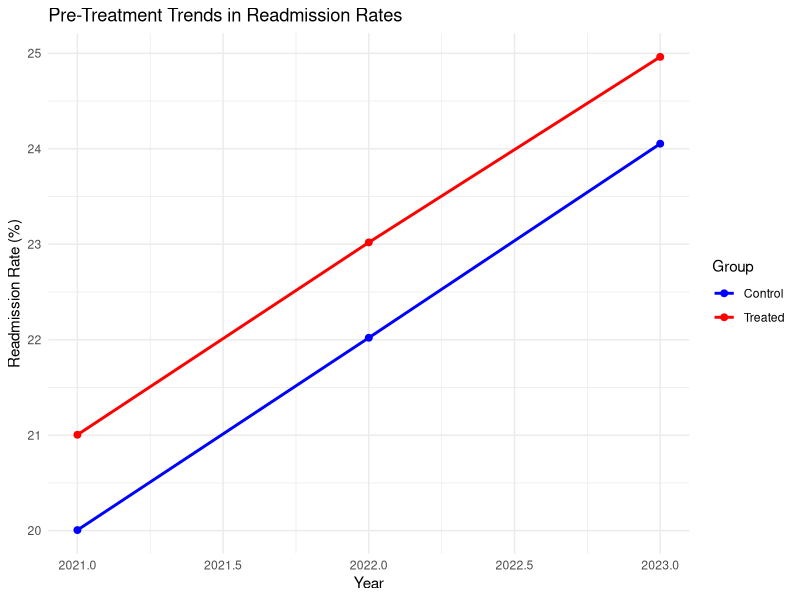
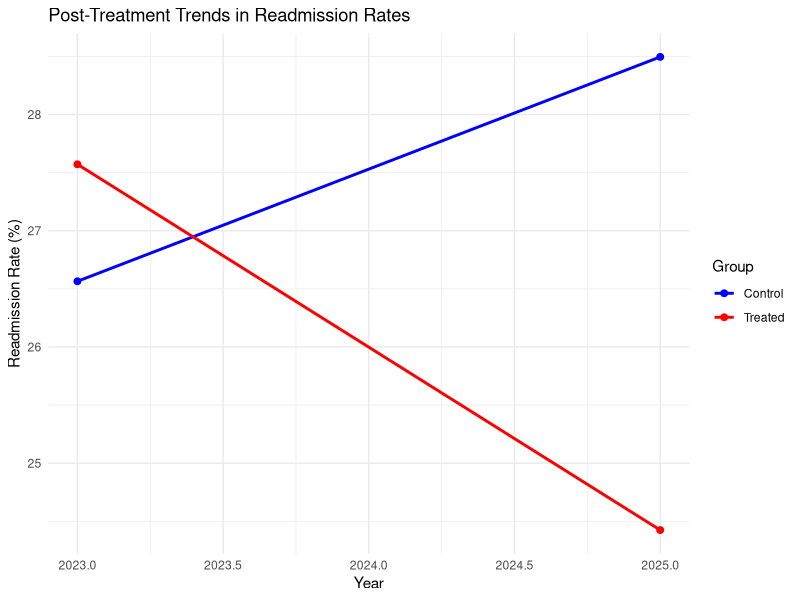

The R script that drew these images, in order:
## ---- chunk 1
# Load required packages
library(ggplot2)
library(dplyr)

# Set seed for reproducibility
set.seed(123)

# Parameters
n_clinics <- 200  # 100 treated, 100 control
time_periods <- 2  # 2023 (pre), 2025 (post)
true_effect <- -5  # Increased effect size to -5% for stronger impact
noise_sd <- 0.5    # Reduced noise to make effect more detectable

# Create data
data <- data.frame(
  clinic = rep(1:n_clinics, each = time_periods),
  time = rep(c(0, 1), times = n_clinics),  # 0 = 2023, 1 = 2025
  year = rep(c(2023, 2025), times = n_clinics),
  treated = rep(rep(c(0, 1), each = time_periods), times = n_clinics/2),
  age = rep(rnorm(n_clinics, mean = 65, sd = 5), each = time_periods)
)

# Generate readmission rates (%)
data$readmission <- 20 +                   # Baseline readmission rate
  1 * data$treated +                      # Treated clinics have higher baseline
  2 * data$time +                         # Secular trend
  true_effect * data$treated * data$time + # Stronger treatment effect
  0.1 * data$age +                        # Age effect
  rnorm(nrow(data), mean = 0, sd = noise_sd)  # Reduced noise

# Preview data
head(data)
## ---- chunk 2
# Check parallel trends: Pre-treatment data (2021-2023)
data_pre <- data.frame(
  clinic = rep(1:n_clinics, each = 3),
  year = rep(c(2021, 2022, 2023), times = n_clinics),
  treated = rep(rep(c(0, 1), each = 3), times = n_clinics/2),
  readmission = 20 + 
    1 * rep(rep(c(0, 1), each = 3), times = n_clinics/2) +  # Group effect
    2 * rep(0:2, times = n_clinics) +                      # Linear trend
    rnorm(3 * n_clinics, 0, noise_sd)                      # Reduced noise
)

# Aggregate means for pre-treatment plot
means_pre <- data_pre %>%
  group_by(year, treated) %>%
  summarise(readmission = mean(readmission), .groups = "drop")

# Plot pre-treatment trends
ggplot(means_pre, aes(x = year, y = readmission, color = factor(treated), group = treated)) +
  geom_line(size = 1) +
  geom_point(size = 2) +
  labs(title = "Pre-Treatment Trends in Readmission Rates",
       x = "Year", y = "Readmission Rate (%)",
       color = "Group") +
  scale_color_manual(values = c("blue", "red"), labels = c("Control", "Treated")) +
  theme_minimal()
## ---- chunk 3
# Post-treatment trends for visualization
means_post <- data %>%
  group_by(year, treated) %>%
  summarise(readmission = mean(readmission), .groups = "drop")

# Plot post-treatment trends to show diverging slopes
ggplot(means_post, aes(x = year, y = readmission, color = factor(treated), group = treated)) +
  geom_line(size = 1) +
  geom_point(size = 2) +
  labs(title = "Post-Treatment Trends in Readmission Rates",
       x = "Year", y = "Readmission Rate (%)",
       color = "Group") +
  scale_color_manual(values = c("blue", "red"), labels = c("Control", "Treated")) +
  theme_minimal()
## ---- chunk 4
# DiD regression with covariate
did_model <- lm(readmission ~ treated + time + treated:time + age, data = data)

# Summary of results
summary(did_model)

# Manual DiD calculation
means <- data %>%
  group_by(treated, time) %>%
  summarise(readmission = mean(readmission), .groups = "drop")

y0_control <- means$readmission[means$treated == 0 & means$time == 0]
y1_control <- means$readmission[means$treated == 0 & means$time == 1]
y0_treated <- means$readmission[means$treated == 1 & means$time == 0]
y1_treated <- means$readmission[means$treated == 1 & means$time == 1]

did_estimate <- (y1_treated - y0_treated) - (y1_control - y0_control)
cat("DiD Estimate:", did_estimate, "%\n")

# Placebo test: Pre-treatment periods (2022 vs. 2023)
data_placebo <- data_pre[data_pre$year %in% c(2022, 2023), ]
did_placebo <- lm(readmission ~ treated * factor(year), data = data_placebo)
summary(did_placebo)
